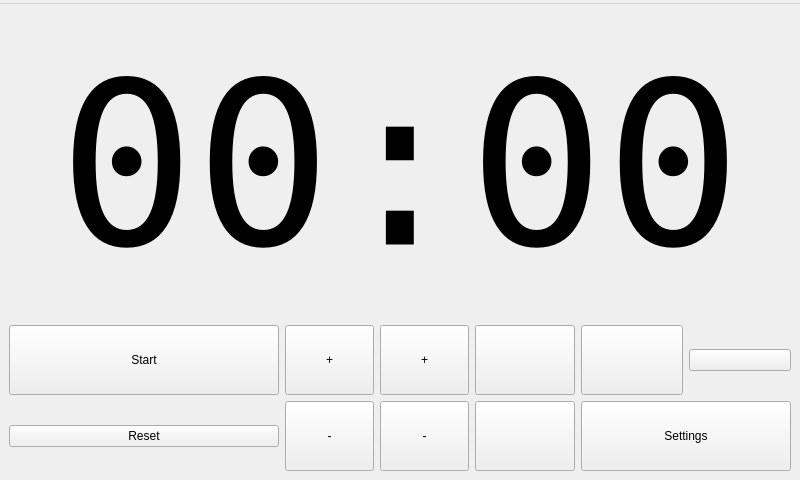
<?xml version="1.0" encoding="UTF-8"?>
<ui version="4.0">
 <class>MainWindow</class>
 <widget class="QMainWindow" name="MainWindow">
  <property name="geometry">
   <rect>
    <x>0</x>
    <y>0</y>
    <width>800</width>
    <height>480</height>
   </rect>
  </property>
  <property name="sizePolicy">
   <sizepolicy hsizetype="Maximum" vsizetype="Minimum">
    <horstretch>0</horstretch>
    <verstretch>0</verstretch>
   </sizepolicy>
  </property>
  <property name="windowTitle">
   <string>Countdown Timer</string>
  </property>
  <widget class="QWidget" name="centralwidget">
   <layout class="QGridLayout" name="gridLayout">
    <item row="0" column="0" colspan="6">
     <widget class="QLabel" name="label">
      <property name="font">
       <font>
        <family>Fixedsys</family>
        <pointsize>170</pointsize>
       </font>
      </property>
      <property name="text">
       <string>00:00</string>
      </property>
      <property name="alignment">
       <set>Qt::AlignCenter</set>
      </property>
     </widget>
    </item>
    <item row="1" column="0">
     <widget class="QPushButton" name="pushButton_start">
      <property name="minimumSize">
       <size>
        <width>270</width>
        <height>70</height>
       </size>
      </property>
      <property name="text">
       <string>Start</string>
      </property>
     </widget>
    </item>
    <item row="1" column="1">
     <widget class="QPushButton" name="pushButton_minutes_plus">
      <property name="minimumSize">
       <size>
        <width>70</width>
        <height>70</height>
       </size>
      </property>
      <property name="text">
       <string>+</string>
      </property>
     </widget>
    </item>
    <item row="1" column="2">
     <widget class="QPushButton" name="pushButton_seconds_plus">
      <property name="minimumSize">
       <size>
        <width>70</width>
        <height>70</height>
       </size>
      </property>
      <property name="text">
       <string>+</string>
      </property>
     </widget>
    </item>
    <item row="1" column="3">
     <widget class="QPushButton" name="pushButton_mem_1">
      <property name="minimumSize">
       <size>
        <width>100</width>
        <height>70</height>
       </size>
      </property>
      <property name="text">
       <string/>
      </property>
     </widget>
    </item>
    <item row="1" column="4">
     <widget class="QPushButton" name="pushButton_mem_2">
      <property name="minimumSize">
       <size>
        <width>70</width>
        <height>70</height>
       </size>
      </property>
      <property name="text">
       <string/>
      </property>
     </widget>
    </item>
    <item row="1" column="5">
     <widget class="QPushButton" name="pushButton_mem_3">
      <property name="minimumSize">
       <size>
        <width>70</width>
        <height>0</height>
       </size>
      </property>
      <property name="text">
       <string/>
      </property>
     </widget>
    </item>
    <item row="2" column="0">
     <widget class="QPushButton" name="pushButton_reset">
      <property name="text">
       <string>Reset</string>
      </property>
     </widget>
    </item>
    <item row="2" column="1">
     <widget class="QPushButton" name="pushButton_minutes_minus">
      <property name="minimumSize">
       <size>
        <width>70</width>
        <height>70</height>
       </size>
      </property>
      <property name="text">
       <string>-</string>
      </property>
     </widget>
    </item>
    <item row="2" column="2">
     <widget class="QPushButton" name="pushButton_seconds_minus">
      <property name="minimumSize">
       <size>
        <width>70</width>
        <height>70</height>
       </size>
      </property>
      <property name="text">
       <string>-</string>
      </property>
     </widget>
    </item>
    <item row="2" column="3">
     <widget class="QPushButton" name="pushButton_mem_4">
      <property name="minimumSize">
       <size>
        <width>70</width>
        <height>70</height>
       </size>
      </property>
      <property name="text">
       <string/>
      </property>
     </widget>
    </item>
    <item row="2" column="4" colspan="2">
     <widget class="QPushButton" name="pushButton_settings">
      <property name="minimumSize">
       <size>
        <width>210</width>
        <height>70</height>
       </size>
      </property>
      <property name="text">
       <string>Settings</string>
      </property>
     </widget>
    </item>
   </layout>
  </widget>
  <widget class="QMenuBar" name="menubar">
   <property name="geometry">
    <rect>
     <x>0</x>
     <y>0</y>
     <width>800</width>
     <height>20</height>
    </rect>
   </property>
   <property name="contextMenuPolicy">
    <enum>Qt::NoContextMenu</enum>
   </property>
   <widget class="QMenu" name="menuHelp">
    <property name="geometry">
     <rect>
      <x>545</x>
      <y>100</y>
      <width>148</width>
      <height>115</height>
     </rect>
    </property>
    <property name="contextMenuPolicy">
     <enum>Qt::NoContextMenu</enum>
    </property>
    <property name="title">
     <string/>
    </property>
    <addaction name="actionHelp"/>
    <addaction name="actionAbout"/>
    <addaction name="actionDonate"/>
   </widget>
   <addaction name="menuHelp"/>
  </widget>
  <action name="actionAbout">
   <property name="text">
    <string>About</string>
   </property>
  </action>
  <action name="actionDonate">
   <property name="text">
    <string>Donate</string>
   </property>
  </action>
  <action name="actionHelp">
   <property name="text">
    <string>Help</string>
   </property>
  </action>
 </widget>
 <resources/>
 <connections/>
</ui>
